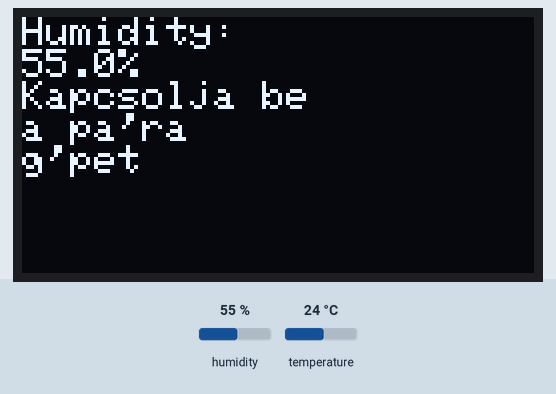
This sketch was run on a simulated ESP8266 (NodeMCU). On the bench: 128×64 one-colour display. Inputs (shaded band) come from the test bench; at power-on: humidity 55 %, temperature 24 °C. The display library's start-up logo is not drawn; what the sketch prints to the serial monitor is not drawn.

Above: at 4.5 s.
4.6 s: humidity set to 22 %
At 8.5 s:
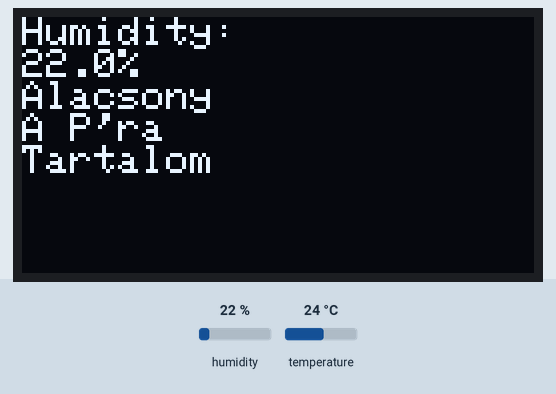
9.1 s: humidity set to 44 %
At 11.6 s:
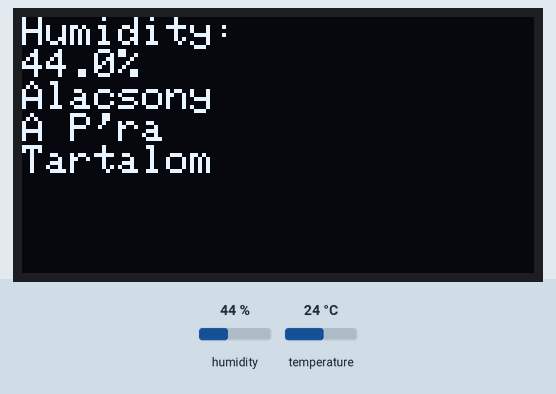
13.6 s: humidity set to 47 %
At 15.3 s:
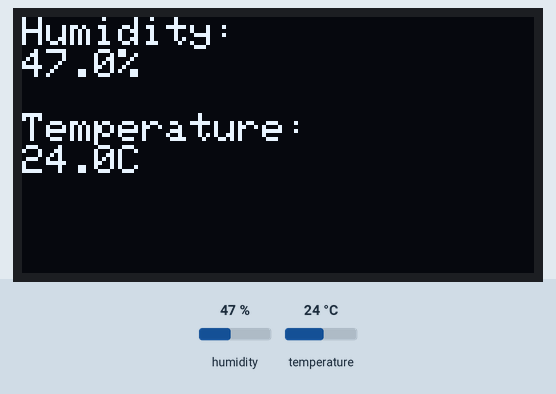
18.1 s: temperature set to 12 °C
At 23.8 s:
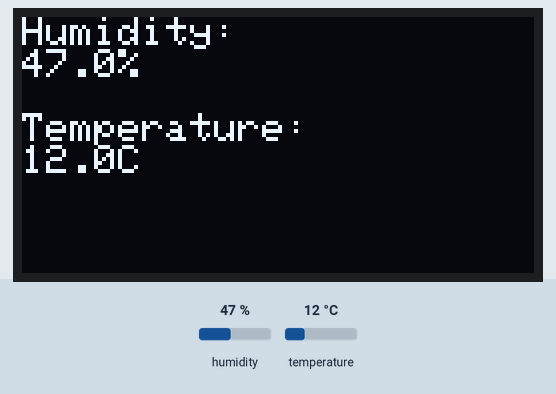
24.2 s: humidity set to 40 %
At 26.9 s:
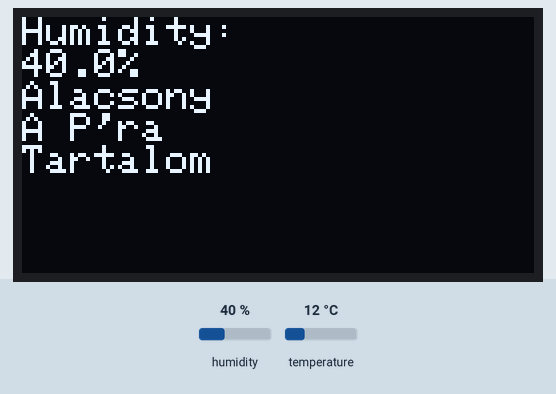
28.7 s: humidity set to 68 %
At 30.0 s:
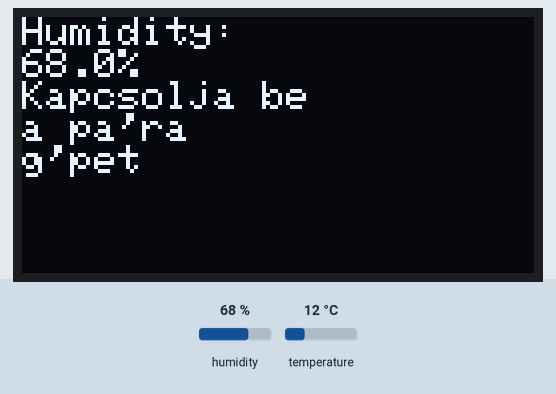
Timing chart, 0 to 31.7 s (numbered marks = the images above; inputs shaded):
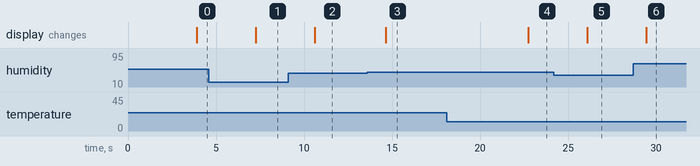

The sketch:

szabics_norbert_paratartalom_kijelzes.ino
```cpp
#include "DHT.h"
#include <SPI.h>
#include <Wire.h>
#include <Adafruit_GFX.h>
#include <Adafruit_SSD1306.h>

#define OLED_RESET 0
Adafruit_SSD1306 display(OLED_RESET);

#define NUMFLAKES 10
#define XPOS 0
#define YPOS 1
#define DELTAY 2
#define LOGO16_GLCD_HEIGHT 16
#define LOGO16_GLCD_WIDTH  16
#define DHTPIN D4
#define DHTTYPE DHT11

DHT dht(DHTPIN, DHTTYPE);

void setup()
{
  Serial.begin(9600);
  Serial.println("Indítás!");
  dht.begin();
  display.begin(SSD1306_SWITCHCAPVCC, 0x3C);
  display.setTextSize(0.2);
  display.setTextColor(WHITE);
  display.setCursor(0,0);
  display.display();
  delay(2000);
  display.clearDisplay();
  pinMode(LED_BUILTIN, OUTPUT);
}

void loop()
{
  delay(1500);
  float humidity = dht.readHumidity();
  float temperature = dht.readTemperature();

  if (isnan(humidity) || isnan(temperature))
  {
    Serial.println("Nem sikerült adatot beolvasni!");
    return;
  }
  display.setCursor(0,0);
  display.println("Humidity:");
  display.print(humidity, 1);
  display.println("%");

  if(humidity <= 45) {
      display.println("Alacsony");
      display.println("A P'ra");
      display.println("Tartalom");
      digitalWrite(LED_BUILTIN, HIGH);
      delay(300);
  } else if (humidity >= 50){
      display.println("Kapcsolja be");
      display.println("a pa'ra");
      display.println("g'pet");
      digitalWrite(LED_BUILTIN, HIGH);
      delay(300);
  } else {
      display.println("");
      display.println("Temperature:");
      display.print(temperature, 1);
      display.print("C");
      digitalWrite(LED_BUILTIN, LOW);
      delay(1000);
  }

  display.display();
  delay(1500);
  display.clearDisplay();


  //Logolás a Serial monitorra
  Serial.print("Humidity: ");
  Serial.print(humidity);
  Serial.print(" % --- ");
  Serial.print("Temperature: ");
  Serial.print(temperature);
  Serial.println(" C");
}
```

Measured:
- the behaviour switches between 45 and 46 % on humidity (found by bisection; images 2 and 3)
- after the input at 4.6 s, the display: changes after 2.7 s (image 1)
- after the input at 9.1 s, the display: changes after 1.5 s (image 2)
- after the input at 13.6 s, the display: changes after 1.1 s (image 3)
- after the input at 18.1 s, the display: changes after 4.6 s (image 4)
- after the input at 24.2 s, the display: changes after 1.9 s (image 5)
- after the input at 28.7 s, the display: changes after 0.75 s (image 6)
